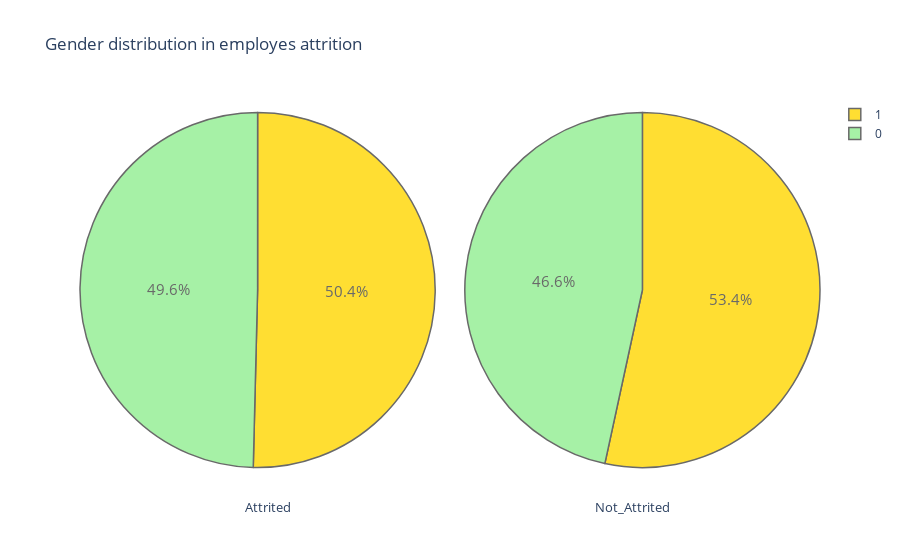
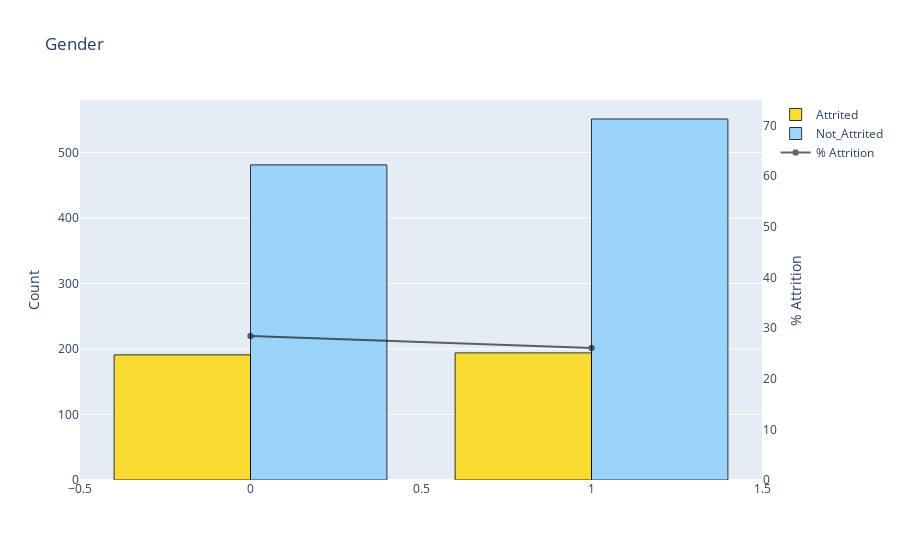
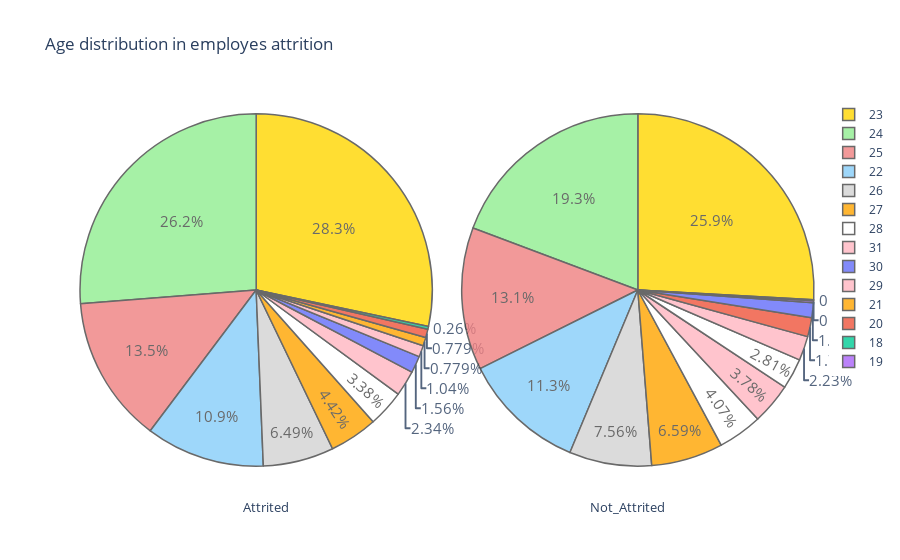

These figures' notebook cell, in order:
### Code cell
plot_pie("Gender")
barplot('Gender',True)

plot_pie('Age')
barplot('Age', True)

plot_pie('TotalWorkingYears')
barplot('TotalWorkingYears', True)

plot_pie('Department')
barplot('Department',True)

plot_pie('JobLevel')
barplot('JobLevel',True)

plot_pie('JobRole')
barplot('JobRole',True)

plot_pie('TotalWorkingYears')
barplot('TotalWorkingYears',True)

plot_pie('Education')
barplot('Education', True)

plot_pie('SpaChange')
barplot('SpaChange',True)

plot_pie('PocChange')
barplot('PocChange',True)

plot_pie('ShiftChange')
barplot('ShiftChange',True)

### Figure 1 — Plotly figure (JSON) as saved in the notebook; plotly's stock layout.template omitted (floating-point values rounded to 4 significant figures)
{"data": [{"domain": {"x": [0, 0.48]}, "hoverinfo": "label+percent+name", "labels": [1, 0], "marker": {"colors": ["gold", "lightgreen", "lightcoral", "lightskyblue", "lightgrey", "orange", "white", "lightpink"], "line": {"width": 1.5}}, "name": "attrition employes", "opacity": 0.8, "textfont": {"size": 15}, "type": "pie", "values": [194, 191]}, {"domain": {"x": [0.52, 1]}, "hoverinfo": "label+percent+name", "labels": [1, 0], "marker": {"colors": ["gold", "lightgreen", "lightcoral", "lightskyblue", "lightgrey", "orange", "white", "lightpink"], "line": {"width": 1.5}}, "name": "Non attrition employes", "opacity": 0.8, "textfont": {"size": 15}, "type": "pie", "values": [551, 481]}], "layout": {"annotations": [{"font": {"size": 13}, "showarrow": false, "text": "Attrited", "x": 0.22, "y": -0.1}, {"font": {"size": 13}, "showarrow": false, "text": "Not_Attrited", "x": 0.8, "y": -0.1}], "title": {"text": "Gender distribution in employes attrition "}}}

### Figure 2 — Plotly figure (JSON) as saved in the notebook; plotly's stock layout.template omitted (floating-point values rounded to 4 significant figures)
{"data": [{"marker": {"color": "gold", "line": {"color": "#000000", "width": 1}}, "name": "Attrited", "opacity": 0.8, "type": "bar", "x": [1, 0], "y": [194, 191]}, {"marker": {"color": "lightskyblue", "line": {"color": "#000000", "width": 1}}, "name": "Not_Attrited", "opacity": 0.8, "type": "bar", "x": [1, 0], "y": [551, 481]}, {"marker": {"color": "black", "line": {"color": "#000000", "width": 0.5}}, "name": "% Attrition", "opacity": 0.6, "type": "scatter", "x": [1, 0], "y": [26.04, 28.42], "yaxis": "y2"}], "layout": {"title": {"text": "Gender"}, "yaxis": {"title": {"text": "Count"}}, "yaxis2": {"anchor": "x", "overlaying": "y", "range": [0, 75], "showgrid": false, "side": "right", "title": {"text": "% Attrition"}, "zeroline": false}}}

### Figure 3 — Plotly figure (JSON) as saved in the notebook; plotly's stock layout.template omitted (floating-point values rounded to 4 significant figures)
{"data": [{"domain": {"x": [0, 0.48]}, "hoverinfo": "label+percent+name", "labels": [23, 24, 25, 22, 26, 27, 28, 31, 30, 29, 21, 20, 18], "marker": {"colors": ["gold", "lightgreen", "lightcoral", "lightskyblue", "lightgrey", "orange", "white", "lightpink"], "line": {"width": 1.5}}, "name": "attrition employes", "opacity": 0.8, "textfont": {"size": 15}, "type": "pie", "values": [109, 101, 52, 42, 25, 17, 13, 9, 6, 4, 3, 3, 1]}, {"domain": {"x": [0.52, 1]}, "hoverinfo": "label+percent+name", "labels": [23, 24, 25, 22, 26, 21, 27, 29, 28, 31, 20, 30, 19, 18], "marker": {"colors": ["gold", "lightgreen", "lightcoral", "lightskyblue", "lightgrey", "orange", "white", "lightpink"], "line": {"width": 1.5}}, "name": "Non attrition employes", "opacity": 0.8, "textfont": {"size": 15}, "type": "pie", "values": [267, 199, 135, 117, 78, 68, 42, 39, 29, 23, 18, 14, 2, 1]}], "layout": {"annotations": [{"font": {"size": 13}, "showarrow": false, "text": "Attrited", "x": 0.22, "y": -0.1}, {"font": {"size": 13}, "showarrow": false, "text": "Not_Attrited", "x": 0.8, "y": -0.1}], "title": {"text": "Age distribution in employes attrition "}}}
